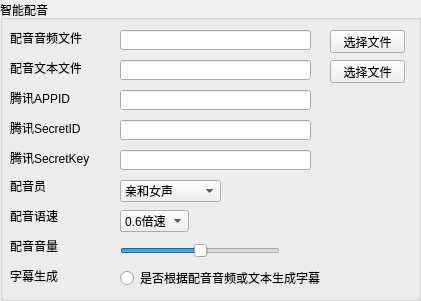
    <widget class="QGroupBox" name="groupBox_17">
     <property name="geometry">
      <rect>
       <x>440</x>
       <y>10</y>
       <width>421</width>
       <height>301</height>
      </rect>
     </property>
     <property name="title">
      <string>智能配音</string>
     </property>
     <widget class="QLabel" name="label_111">
      <property name="geometry">
       <rect>
        <x>10</x>
        <y>30</y>
        <width>81</width>
        <height>16</height>
       </rect>
      </property>
      <property name="text">
       <string>配音音频文件</string>
      </property>
     </widget>
     <widget class="QLabel" name="label_112">
      <property name="geometry">
       <rect>
        <x>10</x>
        <y>60</y>
        <width>71</width>
        <height>16</height>
       </rect>
      </property>
      <property name="text">
       <string>配音文本文件</string>
      </property>
     </widget>
     <widget class="QLabel" name="label_113">
      <property name="geometry">
       <rect>
        <x>10</x>
        <y>90</y>
        <width>71</width>
        <height>16</height>
       </rect>
      </property>
      <property name="text">
       <string>腾讯APPID</string>
      </property>
     </widget>
     <widget class="QLabel" name="label_114">
      <property name="geometry">
       <rect>
        <x>10</x>
        <y>120</y>
        <width>81</width>
        <height>16</height>
       </rect>
      </property>
      <property name="text">
       <string>腾讯SecretID</string>
      </property>
     </widget>
     <widget class="QLabel" name="label_115">
      <property name="geometry">
       <rect>
        <x>10</x>
        <y>150</y>
        <width>81</width>
        <height>16</height>
       </rect>
      </property>
      <property name="text">
       <string>腾讯SecretKey</string>
      </property>
     </widget>
     <widget class="QLabel" name="label_116">
      <property name="geometry">
       <rect>
        <x>10</x>
        <y>180</y>
        <width>54</width>
        <height>12</height>
       </rect>
      </property>
      <property name="text">
       <string>配音员</string>
      </property>
     </widget>
     <widget class="QLabel" name="label_117">
      <property name="geometry">
       <rect>
        <x>10</x>
        <y>210</y>
        <width>54</width>
        <height>12</height>
       </rect>
      </property>
      <property name="text">
       <string>配音语速</string>
      </property>
     </widget>
     <widget class="QLabel" name="label_118">
      <property name="geometry">
       <rect>
        <x>10</x>
        <y>240</y>
        <width>54</width>
        <height>12</height>
       </rect>
      </property>
      <property name="text">
       <string>配音音量</string>
      </property>
     </widget>
     <widget class="QLabel" name="label_119">
      <property name="geometry">
       <rect>
        <x>10</x>
        <y>270</y>
        <width>54</width>
        <height>12</height>
       </rect>
      </property>
      <property name="text">
       <string>字幕生成</string>
      </property>
     </widget>
     <widget class="QLineEdit" name="lineEdit_53">
      <property name="geometry">
       <rect>
        <x>120</x>
        <y>30</y>
        <width>191</width>
        <height>20</height>
       </rect>
      </property>
      <property name="focusPolicy">
       <enum>Qt::NoFocus</enum>
      </property>
     </widget>
     <widget class="QLineEdit" name="lineEdit_54">
      <property name="geometry">
       <rect>
        <x>120</x>
        <y>60</y>
        <width>191</width>
        <height>20</height>
       </rect>
      </property>
      <property name="focusPolicy">
       <enum>Qt::NoFocus</enum>
      </property>
     </widget>
     <widget class="QLineEdit" name="lineEdit_55">
      <property name="geometry">
       <rect>
        <x>120</x>
        <y>90</y>
        <width>191</width>
        <height>20</height>
       </rect>
      </property>
     </widget>
     <widget class="QLineEdit" name="lineEdit_56">
      <property name="geometry">
       <rect>
        <x>120</x>
        <y>120</y>
        <width>191</width>
        <height>20</height>
       </rect>
      </property>
     </widget>
     <widget class="QLineEdit" name="lineEdit_57">
      <property name="geometry">
       <rect>
        <x>120</x>
        <y>150</y>
        <width>191</width>
        <height>20</height>
       </rect>
      </property>
     </widget>
     <widget class="QComboBox" name="comboBox_9">
      <property name="geometry">
       <rect>
        <x>120</x>
        <y>180</y>
        <width>101</width>
        <height>22</height>
       </rect>
      </property>
      <item>
       <property name="text">
        <string>亲和女声</string>
       </property>
      </item>
      <item>
       <property name="text">
        <string>亲和男声</string>
       </property>
      </item>
      <item>
       <property name="text">
        <string>成熟男声</string>
       </property>
      </item>
      <item>
       <property name="text">
        <string>温暖女声</string>
       </property>
      </item>
      <item>
       <property name="text">
        <string>情感女声</string>
       </property>
      </item>
      <item>
       <property name="text">
        <string>情感男声</string>
       </property>
      </item>
      <item>
       <property name="text">
        <string>客服女声</string>
       </property>
      </item>
     </widget>
     <widget class="QComboBox" name="comboBox_10">
      <property name="geometry">
       <rect>
        <x>120</x>
        <y>210</y>
        <width>69</width>
        <height>22</height>
       </rect>
      </property>
      <item>
       <property name="text">
        <string>0.6倍速</string>
       </property>
      </item>
      <item>
       <property name="text">
        <string>0.8倍速</string>
       </property>
      </item>
      <item>
       <property name="text">
        <string>1.0倍速</string>
       </property>
      </item>
      <item>
       <property name="text">
        <string>1.2倍速</string>
       </property>
      </item>
      <item>
       <property name="text">
        <string>1.5倍速</string>
       </property>
      </item>
     </widget>
     <widget class="QSlider" name="horizontalSlider_8">
      <property name="geometry">
       <rect>
        <x>120</x>
        <y>240</y>
        <width>160</width>
        <height>22</height>
       </rect>
      </property>
      <property name="maximum">
       <number>100</number>
      </property>
      <property name="value">
       <number>50</number>
      </property>
      <property name="orientation">
       <enum>Qt::Horizontal</enum>
      </property>
     </widget>
     <widget class="QRadioButton" name="radioButton_23">
      <property name="geometry">
       <rect>
        <x>120</x>
        <y>270</y>
        <width>221</width>
        <height>16</height>
       </rect>
      </property>
      <property name="text">
       <string>是否根据配音音频或文本生成字幕</string>
      </property>
     </widget>
     <widget class="QPushButton" name="pushButton_29">
      <property name="geometry">
       <rect>
        <x>330</x>
        <y>30</y>
        <width>75</width>
        <height>23</height>
       </rect>
      </property>
      <property name="text">
       <string>选择文件</string>
      </property>
     </widget>
     <widget class="QPushButton" name="pushButton_30">
      <property name="geometry">
       <rect>
        <x>330</x>
        <y>60</y>
        <width>75</width>
        <height>23</height>
       </rect>
      </property>
      <property name="text">
       <string>选择文件</string>
      </property>
     </widget>
    </widget>
